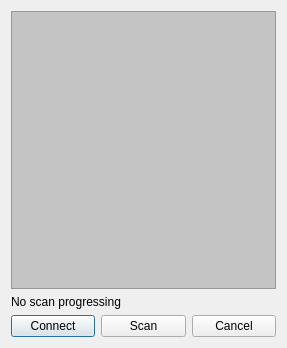
<?xml version="1.0" encoding="UTF-8"?>
<ui version="4.0">
 <class>BtScanner</class>
 <widget class="QDialog" name="BtScanner">
  <property name="geometry">
   <rect>
    <x>0</x>
    <y>0</y>
    <width>287</width>
    <height>348</height>
   </rect>
  </property>
  <property name="windowTitle">
   <string>Connect your balls</string>
  </property>
  <property name="modal">
   <bool>true</bool>
  </property>
  <layout class="QVBoxLayout" name="verticalLayout">
   <item>
    <widget class="QListWidget" name="list">
     <property name="styleSheet">
      <string notr="true">background-color: rgb(196, 196, 196);</string>
     </property>
    </widget>
   </item>
   <item>
    <widget class="QLabel" name="scanLbl">
     <property name="text">
      <string>No scan progressing</string>
     </property>
    </widget>
   </item>
   <item>
    <layout class="QHBoxLayout" name="horizontalLayout">
     <item>
      <widget class="QPushButton" name="connect">
       <property name="text">
        <string>Connect</string>
       </property>
      </widget>
     </item>
     <item>
      <widget class="QPushButton" name="scan">
       <property name="text">
        <string>Scan</string>
       </property>
      </widget>
     </item>
     <item>
      <widget class="QPushButton" name="quit">
       <property name="text">
        <string>Cancel</string>
       </property>
      </widget>
     </item>
    </layout>
   </item>
  </layout>
 </widget>
 <resources/>
 <connections>
  <connection>
   <sender>quit</sender>
   <signal>clicked()</signal>
   <receiver>BtScanner</receiver>
   <slot>accept()</slot>
   <hints>
    <hint type="sourcelabel">
     <x>323</x>
     <y>275</y>
    </hint>
    <hint type="destinationlabel">
     <x>396</x>
     <y>268</y>
    </hint>
   </hints>
  </connection>
 </connections>
</ui>
